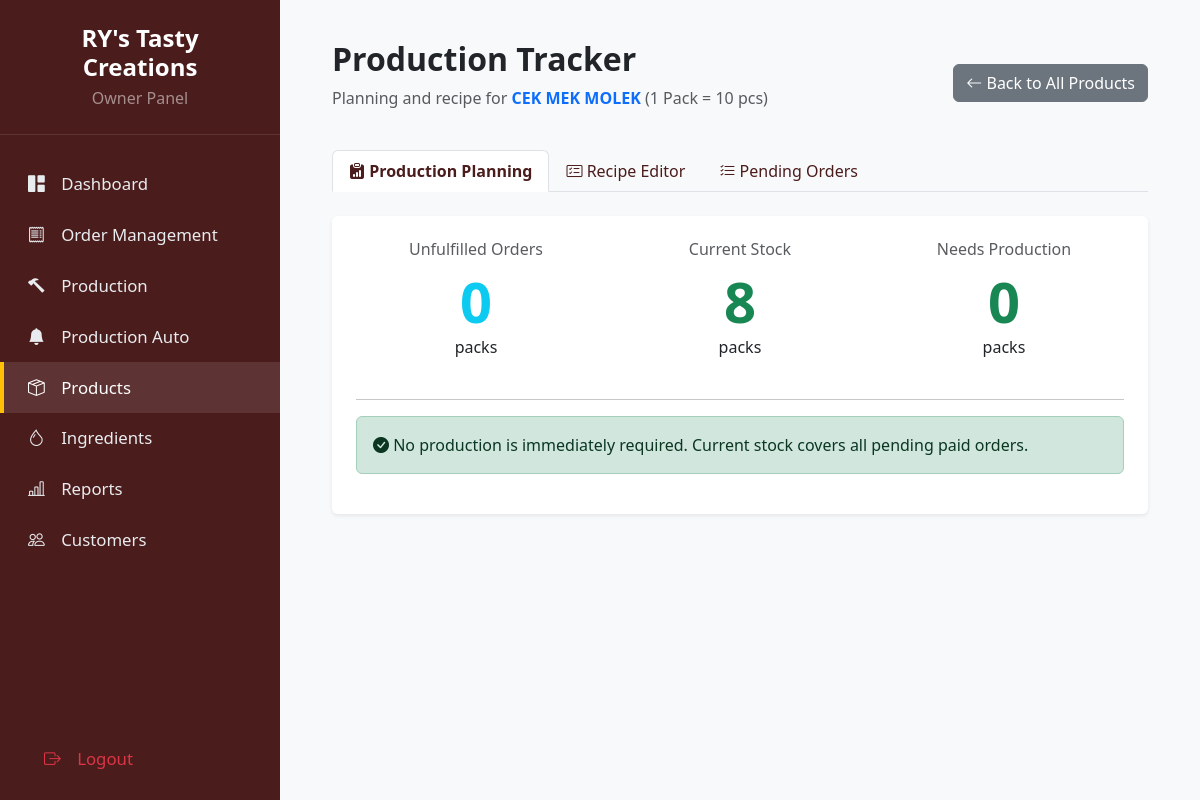
Page /FYP1/manage_recipe.php?product_id=PROD0002 (signed in) on the committed database.
### tables this page shows
CREATE TABLE IF NOT EXISTS `products_sell` (
  `PRODUCT_ID` varchar(10) NOT NULL,
  `PRODUCT_NAME` varchar(100) NOT NULL,
  `PRODUCT_IMAGE` blob,
  `PRODUCT_QTTY` int NOT NULL DEFAULT '0',
  `PIECES_PER_PACK` int NOT NULL DEFAULT '10',
  `PRODUCT_PRICE` decimal(10,2) NOT NULL,
  `PRODUCT_PCS_PER_PACK` int NOT NULL,
  `PRODUCT_DESCRIPTION` text,
  PRIMARY KEY (`PRODUCT_ID`)
);

### FYP1/manage_recipe.php (the view, shortened to what this page needs)
<?php
require 'db_connection.php';
$product_id = $_GET['product_id'] ?? null;
$product_stmt = $conn->prepare("SELECT * FROM products_sell WHERE PRODUCT_ID = ?");
$product_stmt->bind_param("s", $product_id);
$product_stmt->execute();
$product = $product_stmt->get_result()->fetch_assoc();
$pieces_per_pack = $product['PIECES_PER_PACK'] ?? 1;
function calculateRequiredIngredients($conn, $product_id, $current_stock) {
    $orders_stmt = $conn->prepare("SELECT SUM(ORDER_QTTY) as total_quantity FROM customer_order WHERE PRODUCT_ID = ? AND ORDER_PAYMENT_STATUS = 'Paid' AND ORDER_STATUS NOT IN ('Completed', 'Cancelled')");
    $orders_stmt->bind_param("s", $product_id);
    $orders_stmt->execute();
    $total_ordered = $orders_stmt->get_result()->fetch_assoc()['total_quantity'] ?? 0;
    $needed_production = max(0, $total_ordered - $current_stock);
    $recipe_stmt = $conn->prepare("SELECT pi.*, ii.ITEM_NAME, ii.INVENTORY_STOCK, ii.INVENTORY_UNIT FROM product_ingredient pi JOIN item_ingredient ii ON pi.ITEM_ID = ii.ITEM_ID WHERE pi.PRODUCT_ID = ?");
    $recipe_stmt->bind_param("s", $product_id);
    $recipe_stmt->execute();
    $recipe_result = $recipe_stmt->get_result();
    $ingredients = [];
    return ['total_ordered' => $total_ordered, 'needed_production' => $needed_production, 'ingredients' => $ingredients];
}
$production_data = calculateRequiredIngredients($conn, $product_id, $product['PRODUCT_QTTY']);
?>
<!DOCTYPE html>
<html lang="en">
<head>
    <link href="https://cdn.jsdelivr.net/npm/bootstrap@5.3.3/dist/css/bootstrap.min.css" rel="stylesheet">
    <link rel="stylesheet" href="https://cdn.jsdelivr.net/npm/bootstrap-icons@1.11.3/font/bootstrap-icons.min.css">
</head>
<body>
    <div class="sidebar d-flex flex-column p-0">
        <div class="sidebar-header text-center"><h4 class="fw-bold mb-1">RY's Tasty Creations</h4><p class="text-white-50 mb-0">Owner Panel</p></div>
        <ul class="nav flex-column my-4">
        <li class="nav-item"><a href="owner_dashboard.php" class="nav-link"><i class="bi bi-grid-1x2-fill"></i> Dashboard</a></li>
        <li class="nav-item"><a href="view_orders.php" class="nav-link"><i class="bi bi-receipt"></i> Order Management</a></li>
        <li class="nav-item"><a href="produce_stock.php" class="nav-link"><i class="bi bi-hammer"></i> Production</a></li>
         <li class="nav-item"><a href="production_ordered.php" class="nav-link "><i class="bi bi-bell-fill"></i> Production Auto</a></li>
        <li class="nav-item"><a href="product_management.php" class="nav-link active"><i class="bi bi-box-seam"></i> Products</a></li>
        <li class="nav-item"><a href="ingredient_management.php" class="nav-link"><i class="bi bi-droplet"></i> Ingredients</a></li>
        <li class="nav-item"><a href="sales_reports.php" class="nav-link"><i class="bi bi-bar-chart-line"></i> Reports</a></li>
        <li class="nav-item"><a href="customer_management.php" class="nav-link"><i class="bi bi-people"></i> Customers</a></li>
        </ul>
        <div class="mt-auto p-3"><a href="logout.php" class="nav-link text-danger"><i class="bi bi-box-arrow-right"></i> Logout</a></div>
    </div>
    <main class="main-content">
        <div class="container-fluid">
            <div class="d-flex justify-content-between align-items-center mb-4">
                <div>
                    <h1 class="h2 fw-bold">Production Tracker</h1>
                    <p class="text-muted">Planning and recipe for <strong class="text-primary"><?= htmlspecialchars($product['PRODUCT_NAME']) ?></strong> (1 Pack = <?= $pieces_per_pack ?> pcs)</p>
                </div>
                <a href="product_management.php" class="btn btn-secondary"><i class="bi bi-arrow-left"></i> Back to All Products</a>
            </div>
            <ul class="nav nav-tabs mb-4" id="myTab" role="tablist">
                <li class="nav-item" role="presentation"><button class="nav-link active" id="planning-tab" data-bs-toggle="tab" data-bs-target="#planning-tab-pane" type="button" role="tab"><i class="bi bi-clipboard-data-fill"></i> Production Planning</button></li>
                <li class="nav-item" role="presentation"><button class="nav-link" id="recipe-tab" data-bs-toggle="tab" data-bs-target="#recipe-tab-pane" type="button" role="tab"><i class="bi bi-card-checklist"></i> Recipe Editor</button></li>
                <li class="nav-item" role="presentation"><button class="nav-link" id="orders-tab" data-bs-toggle="tab" data-bs-target="#orders-tab-pane" type="button" role="tab"><i class="bi bi-list-check"></i> Pending Orders</button></li>
            </ul>
            <div class="tab-content" id="myTabContent">
                <div class="tab-pane fade show active" id="planning-tab-pane" role="tabpanel">
                    <div class="card border-0 shadow-sm"><div class="card-body p-4">
                        <div class="row mb-4 text-center">
                            <div class="col-md-4 stat-card"><h6 class="text-muted">Unfulfilled Orders</h6><div class="display-4 text-info"><?= $production_data['total_ordered'] ?></div><p>packs</p></div>
                            <div class="col-md-4 stat-card"><h6 class="text-muted">Current Stock</h6><div class="display-4 text-success"><?= $product['PRODUCT_QTTY'] ?></div><p>packs</p></div>
                            <div class="col-md-4 stat-card"><h6 class="text-muted">Needs Production</h6><div class="display-4 <?= $production_data['needed_production'] > 0 ? 'text-danger' : 'text-success' ?>"><?= $production_data['needed_production'] ?></div><p>packs</p></div>
                        </div><hr>
                        <?php if ($production_data['needed_production'] > 0): ?>
                            <h5 class="mt-4">Ingredient Requirements</h5><p class="text-muted">Calculations based on needing to produce <?= $production_data['needed_production'] ?> packs.</p>
                            <div class="table-responsive"><table class="table">
                                <thead class="table-light"><tr><th>Ingredient</th><th>Total Needed</th><th>Current Stock</th><th>Status</th></tr></thead>
                                <tbody>
                                <?php foreach ($production_data['ingredients'] as $ing): ?>
                                    <tr>
                                        <td><?= htmlspecialchars($ing['ITEM_NAME']) ?></td>
                                        <td><strong><?= rtrim(rtrim(number_format($ing['total_needed'], 3), '0'), '.') ?></strong> <span class="text-muted"><?= htmlspecialchars($ing['PI_UNIT']) ?></span></td>
                                        <td><?= rtrim(rtrim(number_format($ing['INVENTORY_STOCK'], 3), '0'), '.') ?> <span class="text-muted"><?= htmlspecialchars($ing['INVENTORY_UNIT']) ?></span></td>
                                        <td><span class="badge <?= $ing['sufficient'] ? 'bg-success' : 'bg-danger' ?>"><?= $ing['sufficient'] ? 'Sufficient' : 'INSUFFICIENT' ?></span></td>
                                    </tr>
                                <?php endforeach; ?>
                                </tbody>
                            </table></div>
                            <div class="text-end mt-3"><a href="produce_stock.php?product_id=<?= htmlspecialchars($product_id) ?>&needed=<?= $production_data['needed_production'] ?>" class="btn btn-primary"><i class="bi bi-hammer"></i> Go to Production Page</a></div>
                        <?php else: ?>
                            <div class="alert alert-success"><i class="bi bi-check-circle-fill"></i> No production is immediately required. Current stock covers all pending paid orders.</div>
                        <?php endif; ?>
                    </div></div>
                </div>
            </div>
        </div>
    </main>
</body>
</html>

### FYP1/manage_recipe.php (style rules this page uses)
:root { --primary-dark: #4b1c1c; --primary-accent: #ffc107; }
body { background-color: #f8f9fa; display: flex; min-height: 100vh; }
.sidebar { width: 280px; background-color: var(--primary-dark); color: white; flex-shrink: 0; }
.sidebar .nav-link { color: #e9ecef; padding: 0.8rem 1.5rem; font-size: 1.05rem; border-left: 4px solid transparent; }
.sidebar .nav-link:hover, .sidebar .nav-link.active { background-color: rgba(255, 255, 255, 0.1); color: white; }
.sidebar .nav-link.active { border-left-color: var(--primary-accent); }
.sidebar .nav-link .bi { margin-right: 0.75rem; }
.sidebar-header { padding: 1.5rem; border-bottom: 1px solid rgba(255, 255, 255, 0.1); }
.main-content { flex-grow: 1; padding: 2.5rem; overflow-y: auto; }
.nav-tabs .nav-link { color: var(--primary-dark); }
.nav-tabs .nav-link.active { color: var(--primary-dark); background-color: #fff; border-color: #dee2e6 #dee2e6 #fff; font-weight: bold; }
.stat-card .display-4 { font-weight: 700; }

### rows in the picture
products_sell: PRODUCT_NAME "CEK MEK MOLEK", PIECES_PER_PACK "10", PRODUCT_QTTY "8"

### other values in the picture
$production_data['total_ordered'] "0"
$production_data['needed_production'] "0"
